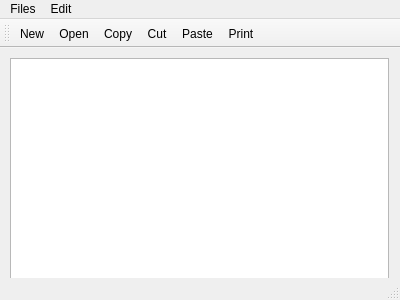
<?xml version="1.0" encoding="UTF-8"?>
<ui version="4.0">
 <class>MainWindow</class>
 <widget class="QMainWindow" name="MainWindow">
  <property name="geometry">
   <rect>
    <x>0</x>
    <y>0</y>
    <width>400</width>
    <height>300</height>
   </rect>
  </property>
  <property name="windowTitle">
   <string>MainWindow</string>
  </property>
  <widget class="QWidget" name="centralWidget">
   <widget class="QWidget" name="verticalLayoutWidget">
    <property name="geometry">
     <rect>
      <x>-1</x>
      <y>-1</y>
      <width>401</width>
      <height>251</height>
     </rect>
    </property>
    <layout class="QVBoxLayout" name="verticalLayout_2">
     <item>
      <widget class="QTextEdit" name="textEdit"/>
     </item>
    </layout>
   </widget>
  </widget>
  <widget class="QMenuBar" name="menuBar">
   <property name="geometry">
    <rect>
     <x>0</x>
     <y>0</y>
     <width>400</width>
     <height>26</height>
    </rect>
   </property>
   <widget class="QMenu" name="menuFiles">
    <property name="title">
     <string>Files</string>
    </property>
    <addaction name="actionNew"/>
    <addaction name="actionOpen"/>
    <addaction name="actionSave_As"/>
    <addaction name="actionPrint"/>
    <addaction name="actionExit"/>
   </widget>
   <widget class="QMenu" name="menuEdit">
    <property name="title">
     <string>Edit</string>
    </property>
    <addaction name="actionCopy"/>
    <addaction name="actionPaste"/>
    <addaction name="actionCut"/>
    <addaction name="actionUndo"/>
    <addaction name="actionRedo"/>
   </widget>
   <addaction name="menuFiles"/>
   <addaction name="menuEdit"/>
  </widget>
  <widget class="QToolBar" name="mainToolBar">
   <attribute name="toolBarArea">
    <enum>TopToolBarArea</enum>
   </attribute>
   <attribute name="toolBarBreak">
    <bool>false</bool>
   </attribute>
   <addaction name="actionNew"/>
   <addaction name="actionOpen"/>
   <addaction name="actionCopy"/>
   <addaction name="actionCut"/>
   <addaction name="actionPaste"/>
   <addaction name="actionPrint"/>
  </widget>
  <widget class="QStatusBar" name="statusBar"/>
  <action name="actionNew">
   <property name="icon">
    <iconset resource="resources.qrc">
     <normaloff>:/images/icons/New.bmp</normaloff>:/images/icons/New.bmp</iconset>
   </property>
   <property name="text">
    <string>New</string>
   </property>
  </action>
  <action name="actionOpen">
   <property name="icon">
    <iconset>
     <normalon>:/images/icons/Open.bmp</normalon>
    </iconset>
   </property>
   <property name="text">
    <string>Open</string>
   </property>
  </action>
  <action name="actionSave_As">
   <property name="icon">
    <iconset resource="resources.qrc">
     <normaloff>:/images/icons/Save.bmp</normaloff>:/images/icons/Save.bmp</iconset>
   </property>
   <property name="text">
    <string>Save As</string>
   </property>
  </action>
  <action name="actionPrint">
   <property name="icon">
    <iconset resource="resources.qrc">
     <normaloff>:/images/icons/images.png</normaloff>:/images/icons/images.png</iconset>
   </property>
   <property name="text">
    <string>Print</string>
   </property>
  </action>
  <action name="actionExit">
   <property name="icon">
    <iconset resource="resources.qrc">
     <normaloff>:/images/icons/DeleteSticky.bmp</normaloff>:/images/icons/DeleteSticky.bmp</iconset>
   </property>
   <property name="text">
    <string>Exit</string>
   </property>
  </action>
  <action name="actionCopy">
   <property name="icon">
    <iconset resource="resources.qrc">
     <normaloff>:/images/icons/Copy.bmp</normaloff>:/images/icons/Copy.bmp</iconset>
   </property>
   <property name="text">
    <string>Copy</string>
   </property>
  </action>
  <action name="actionPaste">
   <property name="icon">
    <iconset resource="resources.qrc">
     <normaloff>:/images/icons/Paste.bmp</normaloff>:/images/icons/Paste.bmp</iconset>
   </property>
   <property name="text">
    <string>Paste</string>
   </property>
  </action>
  <action name="actionCut">
   <property name="icon">
    <iconset resource="resources.qrc">
     <normaloff>:/images/icons/Cut.bmp</normaloff>:/images/icons/Cut.bmp</iconset>
   </property>
   <property name="text">
    <string>Cut</string>
   </property>
  </action>
  <action name="actionUndo">
   <property name="icon">
    <iconset resource="resources.qrc">
     <normaloff>:/images/icons/undo.png</normaloff>:/images/icons/undo.png</iconset>
   </property>
   <property name="text">
    <string>Undo</string>
   </property>
  </action>
  <action name="actionRedo">
   <property name="icon">
    <iconset resource="resources.qrc">
     <normaloff>:/images/icons/redo.jpg</normaloff>:/images/icons/redo.jpg</iconset>
   </property>
   <property name="text">
    <string>Redo</string>
   </property>
  </action>
 </widget>
 <layoutdefault spacing="6" margin="11"/>
 <resources>
  <include location="resources.qrc"/>
 </resources>
 <connections/>
</ui>
